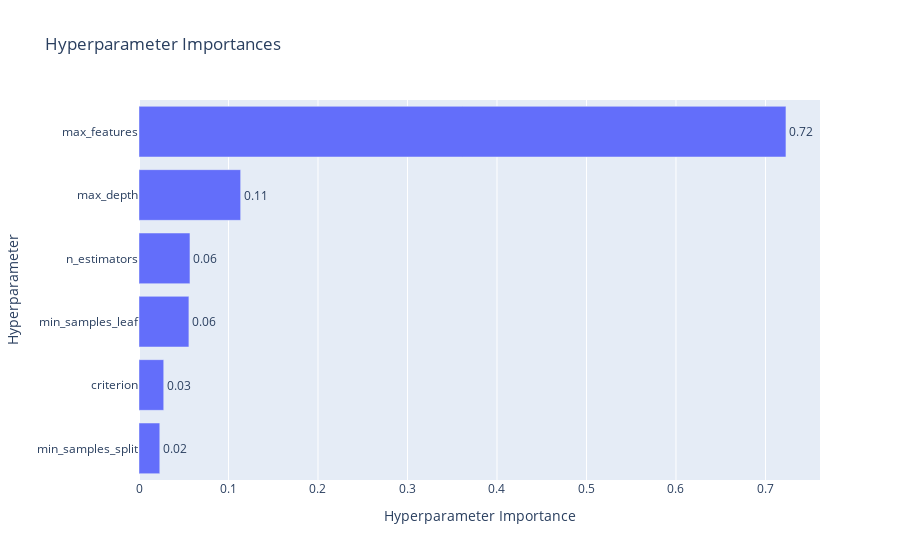

The cell this chart's notebook holds for it:
### Code cell
optuna.visualization.plot_param_importances(study)

### Figure 1 — Plotly figure (JSON) as saved in the notebook; plotly's stock layout.template omitted (floating-point values rounded to 4 significant figures)
{"data": [{"cliponaxis": false, "hovertemplate": ["min_samples_split (IntDistribution): 0.023220151873202442<extra></extra>", "criterion (CategoricalDistribution): 0.027637567339782773<extra></extra>", "min_samples_leaf (IntDistribution): 0.055755195469802635<extra></extra>", "n_estimators (IntDistribution): 0.05693902427681271<extra></extra>", "max_depth (IntDistribution): 0.1135772086188139<extra></extra>", "max_features (CategoricalDistribution): 0.7228708524215854<extra></extra>"], "name": "Objective Value", "orientation": "h", "text": ["0.02", "0.03", "0.06", "0.06", "0.11", "0.72"], "textposition": "outside", "type": "bar", "x": [0.02322, 0.02764, 0.05576, 0.05694, 0.1136, 0.7229], "y": ["min_samples_split", "criterion", "min_samples_leaf", "n_estimators", "max_depth", "max_features"]}], "layout": {"title": {"text": "Hyperparameter Importances"}, "xaxis": {"title": {"text": "Hyperparameter Importance"}}, "yaxis": {"title": {"text": "Hyperparameter"}}}}
